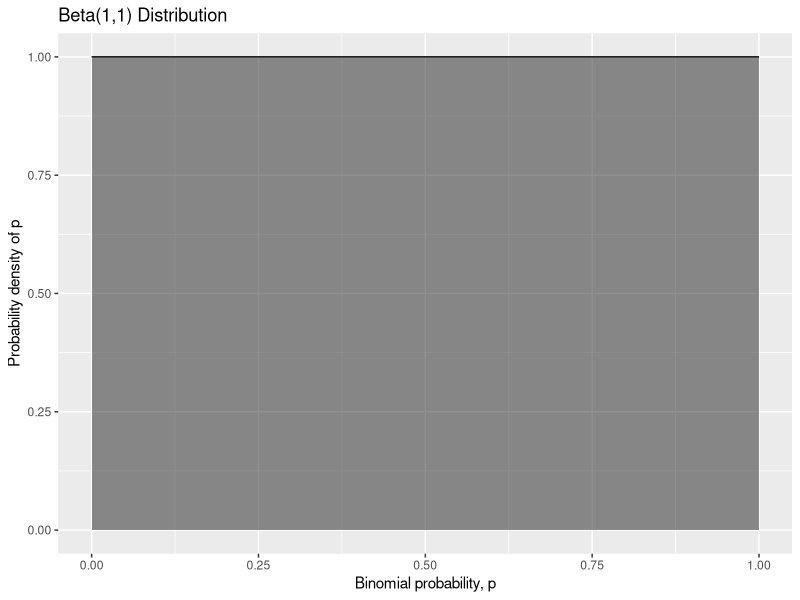
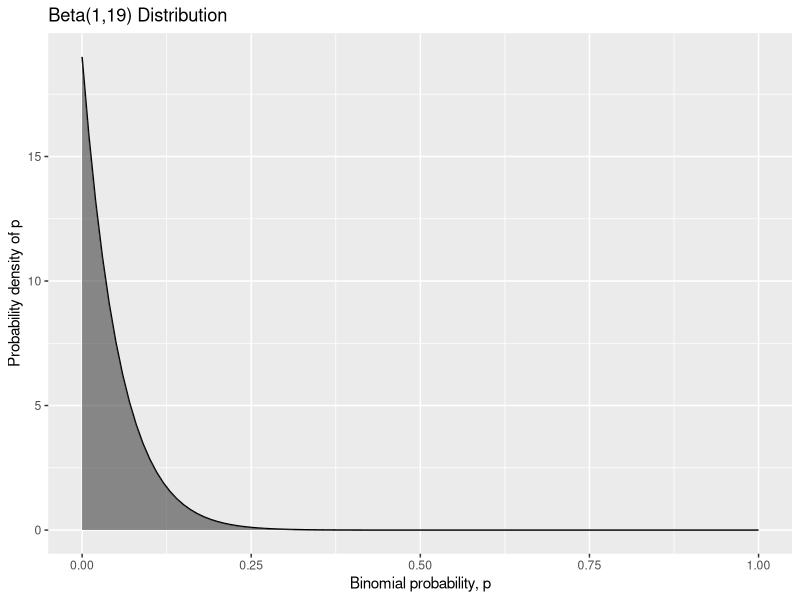
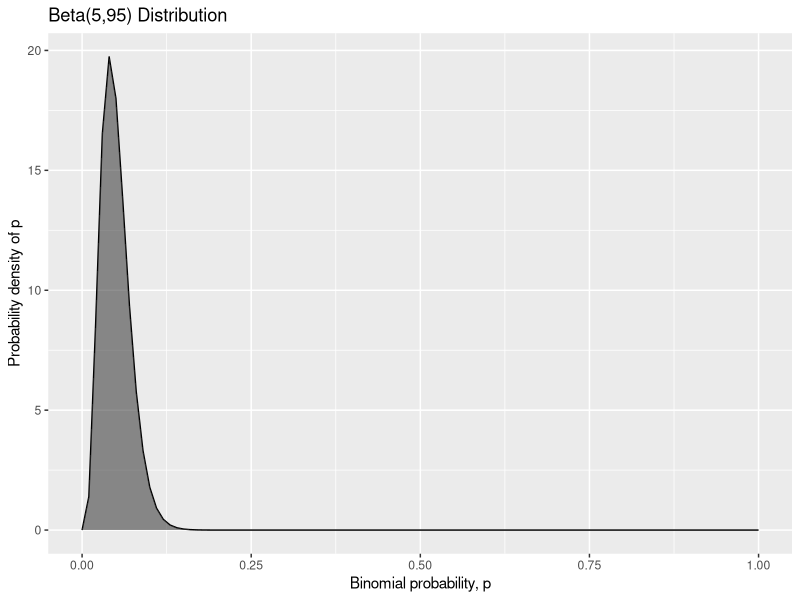
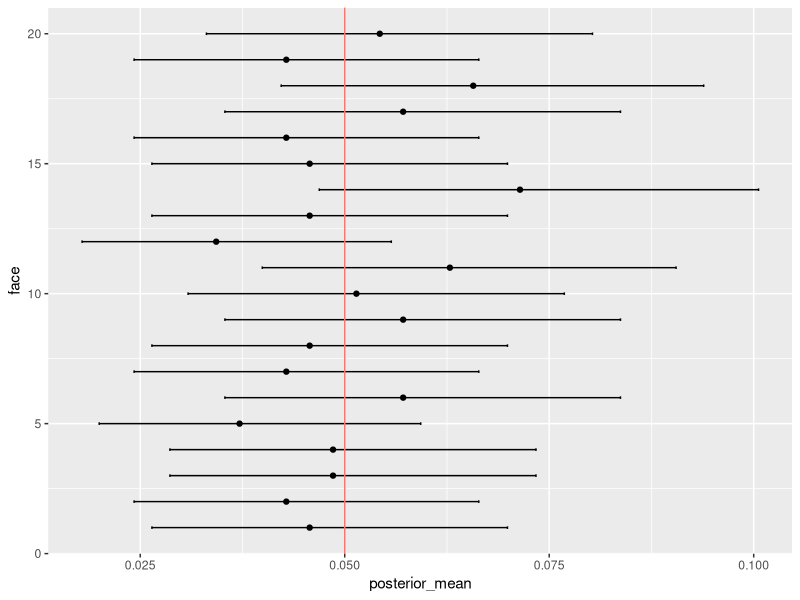
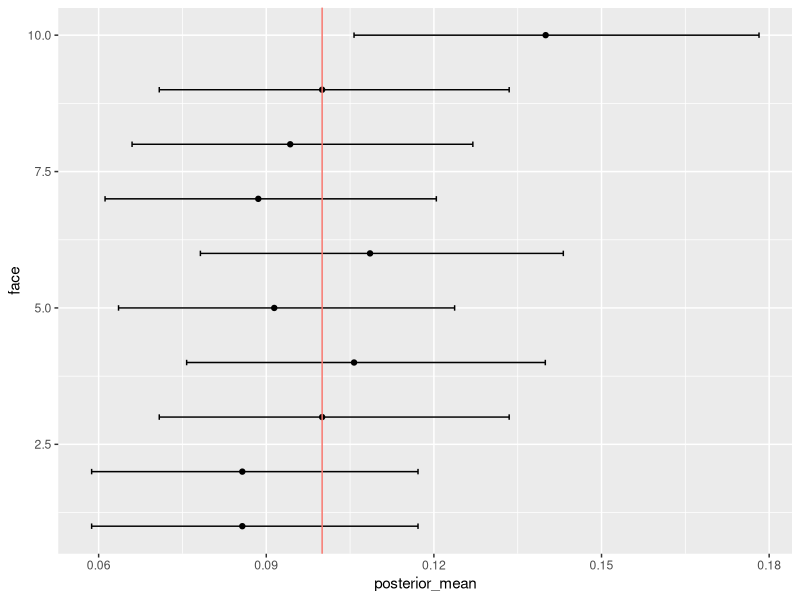

R code for these plots, in order:
## ---- chunk 1
knitr::opts_chunk$set(echo = TRUE)

library(tidyverse)
## ---- chunk 2
ggplot(data.frame(x = c(0:1))) + 
  stat_function(fun = dbeta, 
                args = list(shape1 = 1, shape2 = 1)) +
  stat_function(fun = dbeta, 
                args = list(shape1 = 1, shape2 = 1),
                xlim = c(0,1),
                geom = "area",
                aes(x, alpha = 0.5)) +
  labs(title = "Beta(1,1) Distribution",
       x = "Binomial probability, p",
       y = "Probability density of p") +
  theme(legend.position="none")
## ---- chunk 3
ggplot(data.frame(x = c(0:1))) + 
  stat_function(fun = dbeta, 
                args = list(shape1 = 1, shape2 = 19)) +
  stat_function(fun = dbeta, 
                args = list(shape1 = 1, shape2 = 19),
                xlim = c(0,1),
                geom = "area",
                aes(x, alpha = 0.5)) +
  labs(title = "Beta(1,19) Distribution",
       x = "Binomial probability, p",
       y = "Probability density of p") +
  theme(legend.position="none")
## ---- chunk 4
ggplot(data.frame(x = c(0:1))) + 
  stat_function(fun = dbeta, 
                args = list(shape1 = 5, shape2 = 95)) +
  stat_function(fun = dbeta, 
                args = list(shape1 = 5, shape2 = 95),
                xlim = c(0,1),
                geom = "area",
                aes(x, alpha = 0.5)) +
  labs(title = "Beta(5,95) Distribution",
       x = "Binomial probability, p",
       y = "Probability density of p") +
  theme(legend.position="none")
## ---- chunk 5
bayesian_dice_analysis <- function(roll_data, faces = 20, beta_prior_a = 1, beta_prior_b = 1) {
  
  # Check that no rolls fall outside 1:faces
  if ((sum(roll_data > faces) + sum(roll_data < 0)) > 0) {
    stop(sprintf("Values outside the range 0 to %i were found in the data. Please ensure the faces parameter is correct and check that the data is valid.", faces))
  } 
  
  # Check that alpha and beta are non-negative
  if (beta_prior_a < 0 || beta_prior_b < 0) {
    stop("The alpha and beta priors must both be non-negtive. Please ensure the values specified are correct.") 
  }
  
  results_table <- tibble(face = c(1:faces))
  
  # Figure our the number of successes per face
  # Not sure how to do this inside a mutate function below
  successes <- c()
  for (i in 1:faces) {
    successes <- rbind(successes, sum(roll_data == i))
  }
  
  # Add columns for the count of binomial successes and failures
  results_table <- results_table %>% 
                    mutate(successes = successes,
                           failures = length(roll_data) - successes)
  
  # Add the values related to the posterior distribution
  results_table <- results_table %>%
                    mutate(beta_post_a = beta_prior_a + successes,
                           beta_post_b = beta_prior_b + failures,
                           posterior_mean = beta_post_a / (beta_post_a + beta_post_b),
                           posterior_median = qbeta(0.5, beta_post_a, beta_post_b),
                           posterior_mode = (beta_post_a - 1) / (beta_post_a + beta_post_b - 2),
                           ci_95_lower = qbeta(0.025, beta_post_a, beta_post_b),
                           ci_95_upper = qbeta(0.975, beta_post_a, beta_post_b))
  
  return(results_table)
}
## ---- chunk 6
d20_data <- read_csv("d20.csv")
d20_result <- bayesian_dice_analysis(d20_data$Rolls, faces = 20, beta_prior_a = 5, beta_prior_b = 95)
## ---- chunk 7
ggplot(d20_result, aes(x = face, y = posterior_mean)) + 
  geom_point() +
  geom_errorbar(aes(ymin = ci_95_lower, ymax = ci_95_upper), colour = "black", width = 0.1) +
  geom_hline(aes(yintercept = 0.05, color = "red")) +
  theme(legend.position = "none") +
  coord_flip()
## ---- chunk 8
d10_data <- read_csv("d10.csv")
d10_result <- bayesian_dice_analysis(d10_data$Rolls, faces = 10, beta_prior_a = 10, beta_prior_b = 90)

ggplot(d10_result, aes(x = face, y = posterior_mean)) + 
  geom_point() +
  geom_errorbar(aes(ymin = ci_95_lower, ymax = ci_95_upper), colour = "black", width = 0.1) +
  geom_hline(aes(yintercept = 0.10, color = "red")) +
  theme(legend.position = "none") +
  coord_flip()
